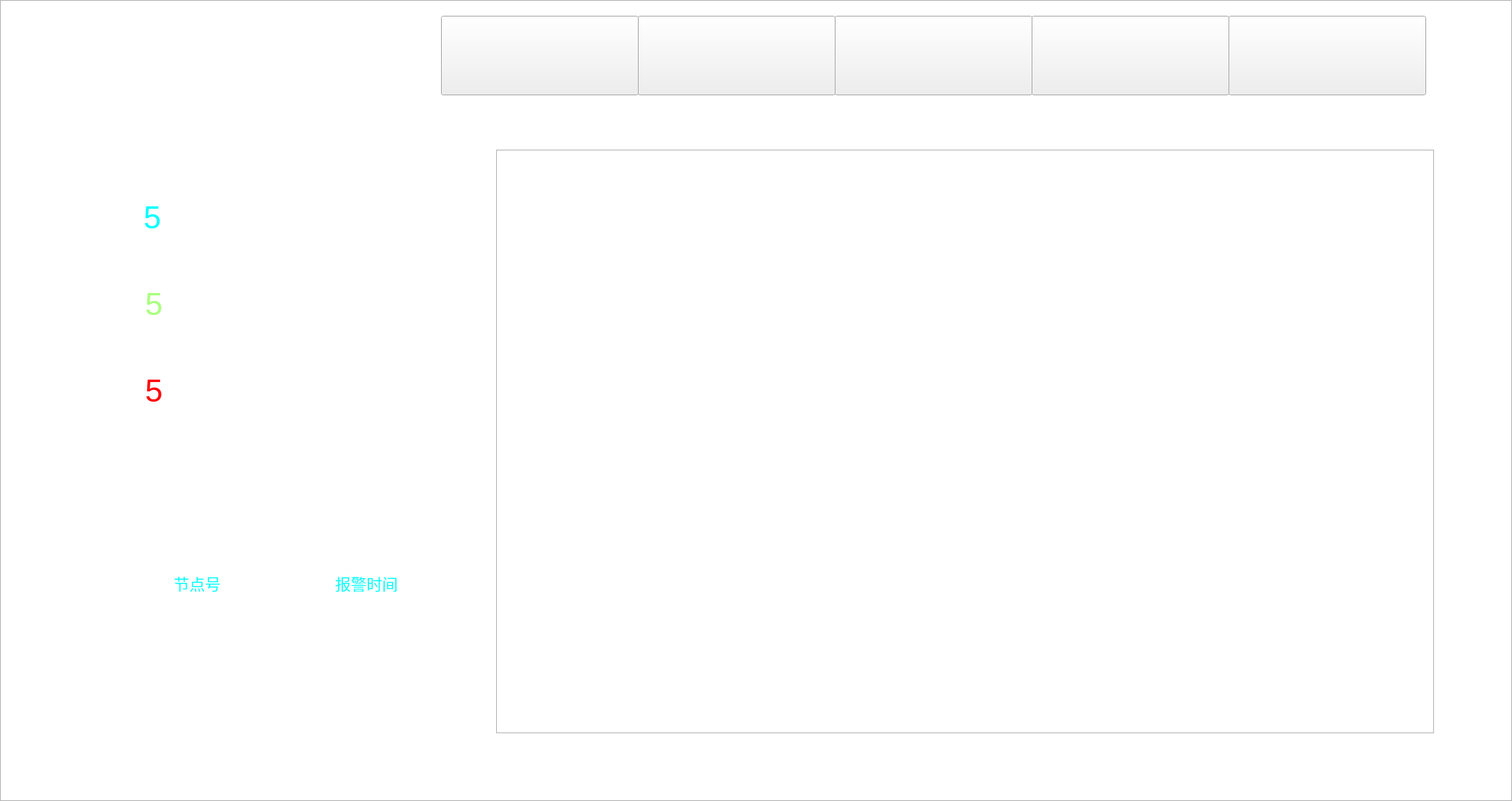
<?xml version="1.0" encoding="UTF-8"?>
<ui version="4.0">
 <class>sys_status</class>
 <widget class="QMainWindow" name="sys_status">
  <property name="geometry">
   <rect>
    <x>0</x>
    <y>0</y>
    <width>1920</width>
    <height>1017</height>
   </rect>
  </property>
  <property name="windowTitle">
   <string>MainWindow</string>
  </property>
  <widget class="QWidget" name="centralwidget">
   <widget class="QListView" name="listView">
    <property name="geometry">
     <rect>
      <x>0</x>
      <y>0</y>
      <width>1920</width>
      <height>1017</height>
     </rect>
    </property>
    <property name="styleSheet">
     <string notr="true">background-image: url(:/images/Oscilloscope/background.png);</string>
    </property>
   </widget>
   <widget class="QToolButton" name="toolButton_mainWindow">
    <property name="geometry">
     <rect>
      <x>560</x>
      <y>20</y>
      <width>251</width>
      <height>101</height>
     </rect>
    </property>
    <property name="text">
     <string/>
    </property>
   </widget>
   <widget class="QToolButton" name="toolButton_Oscilloscope">
    <property name="geometry">
     <rect>
      <x>810</x>
      <y>20</y>
      <width>251</width>
      <height>101</height>
     </rect>
    </property>
    <property name="text">
     <string/>
    </property>
   </widget>
   <widget class="QToolButton" name="toolButton_CAN">
    <property name="geometry">
     <rect>
      <x>1060</x>
      <y>20</y>
      <width>251</width>
      <height>101</height>
     </rect>
    </property>
    <property name="text">
     <string/>
    </property>
   </widget>
   <widget class="QToolButton" name="toolButton_Record">
    <property name="geometry">
     <rect>
      <x>1310</x>
      <y>20</y>
      <width>251</width>
      <height>101</height>
     </rect>
    </property>
    <property name="text">
     <string/>
    </property>
   </widget>
   <widget class="QToolButton" name="toolButton_deviceStatus">
    <property name="geometry">
     <rect>
      <x>1560</x>
      <y>20</y>
      <width>251</width>
      <height>101</height>
     </rect>
    </property>
    <property name="text">
     <string/>
    </property>
   </widget>
   <widget class="QLabel" name="label">
    <property name="geometry">
     <rect>
      <x>1560</x>
      <y>100</y>
      <width>251</width>
      <height>51</height>
     </rect>
    </property>
    <property name="styleSheet">
     <string notr="true">image: url(:/images/Oscilloscope/button_bottom.png);</string>
    </property>
    <property name="text">
     <string/>
    </property>
   </widget>
   <widget class="QLabel" name="label_2">
    <property name="geometry">
     <rect>
      <x>60</x>
      <y>0</y>
      <width>441</width>
      <height>165</height>
     </rect>
    </property>
    <property name="styleSheet">
     <string notr="true">image: url(:/images/mainwindow_ui/1.png);</string>
    </property>
    <property name="text">
     <string/>
    </property>
   </widget>
   <widget class="QTableView" name="tableView">
    <property name="geometry">
     <rect>
      <x>630</x>
      <y>190</y>
      <width>1191</width>
      <height>741</height>
     </rect>
    </property>
   </widget>
   <widget class="QLabel" name="label_3">
    <property name="geometry">
     <rect>
      <x>630</x>
      <y>140</y>
      <width>211</width>
      <height>51</height>
     </rect>
    </property>
    <property name="styleSheet">
     <string notr="true">image: url(:/images/mainwindow_ui/27.png);</string>
    </property>
    <property name="text">
     <string/>
    </property>
   </widget>
   <widget class="QLabel" name="label_4">
    <property name="geometry">
     <rect>
      <x>630</x>
      <y>140</y>
      <width>211</width>
      <height>51</height>
     </rect>
    </property>
    <property name="styleSheet">
     <string notr="true">image: url(:/images/mainwindow_ui/28.png);</string>
    </property>
    <property name="text">
     <string/>
    </property>
   </widget>
   <widget class="QLabel" name="label_5">
    <property name="geometry">
     <rect>
      <x>610</x>
      <y>130</y>
      <width>251</width>
      <height>71</height>
     </rect>
    </property>
    <property name="styleSheet">
     <string notr="true">image: url(:/images/mainwindow_ui/29.png);</string>
    </property>
    <property name="text">
     <string/>
    </property>
   </widget>
   <widget class="QLabel" name="label_6">
    <property name="geometry">
     <rect>
      <x>630</x>
      <y>180</y>
      <width>1191</width>
      <height>761</height>
     </rect>
    </property>
    <property name="styleSheet">
     <string notr="true">image: url(:/images/mainwindow_ui/33.png);</string>
    </property>
    <property name="text">
     <string/>
    </property>
   </widget>
   <widget class="QLabel" name="label_7">
    <property name="geometry">
     <rect>
      <x>50</x>
      <y>140</y>
      <width>601</width>
      <height>441</height>
     </rect>
    </property>
    <property name="styleSheet">
     <string notr="true">image: url(:/images/mainwindow_ui/30.png);</string>
    </property>
    <property name="text">
     <string/>
    </property>
   </widget>
   <widget class="QLabel" name="label_8">
    <property name="geometry">
     <rect>
      <x>260</x>
      <y>250</y>
      <width>361</width>
      <height>341</height>
     </rect>
    </property>
    <property name="styleSheet">
     <string notr="true">image: url(:/images/mainwindow_ui/34.png);</string>
    </property>
    <property name="text">
     <string/>
    </property>
   </widget>
   <widget class="QLabel" name="label_9">
    <property name="geometry">
     <rect>
      <x>110</x>
      <y>210</y>
      <width>171</width>
      <height>91</height>
     </rect>
    </property>
    <property name="styleSheet">
     <string notr="true">image: url(:/images/mainwindow_ui/31.png);</string>
    </property>
    <property name="text">
     <string/>
    </property>
   </widget>
   <widget class="QLabel" name="label_10">
    <property name="geometry">
     <rect>
      <x>120</x>
      <y>320</y>
      <width>151</width>
      <height>91</height>
     </rect>
    </property>
    <property name="styleSheet">
     <string notr="true">image: url(:/images/mainwindow_ui/31.png);</string>
    </property>
    <property name="text">
     <string/>
    </property>
   </widget>
   <widget class="QLabel" name="label_11">
    <property name="geometry">
     <rect>
      <x>100</x>
      <y>430</y>
      <width>191</width>
      <height>91</height>
     </rect>
    </property>
    <property name="styleSheet">
     <string notr="true">image: url(:/images/mainwindow_ui/31.png);</string>
    </property>
    <property name="text">
     <string/>
    </property>
   </widget>
   <widget class="QLabel" name="label_12">
    <property name="geometry">
     <rect>
      <x>90</x>
      <y>200</y>
      <width>211</width>
      <height>61</height>
     </rect>
    </property>
    <property name="font">
     <font>
      <pointsize>12</pointsize>
     </font>
    </property>
    <property name="styleSheet">
     <string notr="true">color: rgb(255, 255, 255);</string>
    </property>
    <property name="text">
     <string>系统设备总数</string>
    </property>
    <property name="alignment">
     <set>Qt::AlignCenter</set>
    </property>
   </widget>
   <widget class="QLabel" name="label_13">
    <property name="geometry">
     <rect>
      <x>123</x>
      <y>250</y>
      <width>141</width>
      <height>51</height>
     </rect>
    </property>
    <property name="font">
     <font>
      <pointsize>30</pointsize>
     </font>
    </property>
    <property name="styleSheet">
     <string notr="true">color: rgb(0, 255, 255);</string>
    </property>
    <property name="text">
     <string>5</string>
    </property>
    <property name="alignment">
     <set>Qt::AlignCenter</set>
    </property>
   </widget>
   <widget class="QLabel" name="label_14">
    <property name="geometry">
     <rect>
      <x>100</x>
      <y>310</y>
      <width>191</width>
      <height>61</height>
     </rect>
    </property>
    <property name="font">
     <font>
      <pointsize>12</pointsize>
     </font>
    </property>
    <property name="styleSheet">
     <string notr="true">color: rgb(255, 255, 255);</string>
    </property>
    <property name="text">
     <string>设备正常数</string>
    </property>
    <property name="alignment">
     <set>Qt::AlignCenter</set>
    </property>
   </widget>
   <widget class="QLabel" name="label_15">
    <property name="geometry">
     <rect>
      <x>130</x>
      <y>360</y>
      <width>131</width>
      <height>51</height>
     </rect>
    </property>
    <property name="font">
     <font>
      <pointsize>30</pointsize>
     </font>
    </property>
    <property name="styleSheet">
     <string notr="true">color: rgb(170, 255, 127);</string>
    </property>
    <property name="text">
     <string>5</string>
    </property>
    <property name="alignment">
     <set>Qt::AlignCenter</set>
    </property>
   </widget>
   <widget class="QLabel" name="label_16">
    <property name="geometry">
     <rect>
      <x>100</x>
      <y>420</y>
      <width>191</width>
      <height>51</height>
     </rect>
    </property>
    <property name="font">
     <font>
      <pointsize>12</pointsize>
     </font>
    </property>
    <property name="styleSheet">
     <string notr="true">color: rgb(255, 255, 255);</string>
    </property>
    <property name="text">
     <string>设备故障数</string>
    </property>
    <property name="alignment">
     <set>Qt::AlignCenter</set>
    </property>
   </widget>
   <widget class="QLabel" name="label_17">
    <property name="geometry">
     <rect>
      <x>120</x>
      <y>470</y>
      <width>151</width>
      <height>51</height>
     </rect>
    </property>
    <property name="font">
     <font>
      <pointsize>30</pointsize>
     </font>
    </property>
    <property name="styleSheet">
     <string notr="true">color: rgb(255, 0, 0);</string>
    </property>
    <property name="text">
     <string>5</string>
    </property>
    <property name="alignment">
     <set>Qt::AlignCenter</set>
    </property>
   </widget>
   <widget class="QLabel" name="label_18">
    <property name="geometry">
     <rect>
      <x>370</x>
      <y>210</y>
      <width>31</width>
      <height>21</height>
     </rect>
    </property>
    <property name="styleSheet">
     <string notr="true">image: url(:/images/mainwindow_ui/35.png);</string>
    </property>
    <property name="text">
     <string/>
    </property>
   </widget>
   <widget class="QLabel" name="label_19">
    <property name="geometry">
     <rect>
      <x>370</x>
      <y>240</y>
      <width>31</width>
      <height>21</height>
     </rect>
    </property>
    <property name="styleSheet">
     <string notr="true">image: url(:/images/mainwindow_ui/36.png);</string>
    </property>
    <property name="text">
     <string/>
    </property>
   </widget>
   <widget class="QLabel" name="label_20">
    <property name="geometry">
     <rect>
      <x>370</x>
      <y>270</y>
      <width>31</width>
      <height>21</height>
     </rect>
    </property>
    <property name="styleSheet">
     <string notr="true">image: url(:/images/mainwindow_ui/37.png);</string>
    </property>
    <property name="text">
     <string/>
    </property>
   </widget>
   <widget class="QLabel" name="label_21">
    <property name="geometry">
     <rect>
      <x>410</x>
      <y>210</y>
      <width>54</width>
      <height>21</height>
     </rect>
    </property>
    <property name="styleSheet">
     <string notr="true">color: rgb(255, 255, 255);</string>
    </property>
    <property name="text">
     <string>正常</string>
    </property>
   </widget>
   <widget class="QLabel" name="label_22">
    <property name="geometry">
     <rect>
      <x>410</x>
      <y>240</y>
      <width>54</width>
      <height>21</height>
     </rect>
    </property>
    <property name="styleSheet">
     <string notr="true">color: rgb(255, 255, 255);</string>
    </property>
    <property name="text">
     <string>异常</string>
    </property>
   </widget>
   <widget class="QLabel" name="label_23">
    <property name="geometry">
     <rect>
      <x>410</x>
      <y>270</y>
      <width>54</width>
      <height>21</height>
     </rect>
    </property>
    <property name="styleSheet">
     <string notr="true">color: rgb(255, 255, 255);</string>
    </property>
    <property name="text">
     <string>待机</string>
    </property>
   </widget>
   <widget class="QLabel" name="label_24">
    <property name="geometry">
     <rect>
      <x>320</x>
      <y>150</y>
      <width>191</width>
      <height>31</height>
     </rect>
    </property>
    <property name="styleSheet">
     <string notr="true">image: url(:/images/mainwindow_ui/39.png);</string>
    </property>
    <property name="text">
     <string/>
    </property>
   </widget>
   <widget class="QLabel" name="label_25">
    <property name="geometry">
     <rect>
      <x>180</x>
      <y>140</y>
      <width>231</width>
      <height>51</height>
     </rect>
    </property>
    <property name="font">
     <font>
      <pointsize>15</pointsize>
     </font>
    </property>
    <property name="styleSheet">
     <string notr="true">color: rgb(255, 255, 255);</string>
    </property>
    <property name="text">
     <string>设备状况统计</string>
    </property>
   </widget>
   <widget class="QLabel" name="label_26">
    <property name="geometry">
     <rect>
      <x>110</x>
      <y>140</y>
      <width>81</width>
      <height>51</height>
     </rect>
    </property>
    <property name="styleSheet">
     <string notr="true">image: url(:/images/mainwindow_ui/38.png);</string>
    </property>
    <property name="text">
     <string/>
    </property>
   </widget>
   <widget class="QLabel" name="label_27">
    <property name="geometry">
     <rect>
      <x>100</x>
      <y>590</y>
      <width>501</width>
      <height>371</height>
     </rect>
    </property>
    <property name="styleSheet">
     <string notr="true">image: url(:/images/mainwindow_ui/40.png);</string>
    </property>
    <property name="text">
     <string/>
    </property>
   </widget>
   <widget class="QLabel" name="label_28">
    <property name="geometry">
     <rect>
      <x>110</x>
      <y>640</y>
      <width>91</width>
      <height>51</height>
     </rect>
    </property>
    <property name="styleSheet">
     <string notr="true">image: url(:/images/mainwindow_ui/43.svg);</string>
    </property>
    <property name="text">
     <string/>
    </property>
   </widget>
   <widget class="QLabel" name="label_29">
    <property name="geometry">
     <rect>
      <x>190</x>
      <y>640</y>
      <width>211</width>
      <height>61</height>
     </rect>
    </property>
    <property name="font">
     <font>
      <pointsize>15</pointsize>
     </font>
    </property>
    <property name="styleSheet">
     <string notr="true">color: rgb(255, 255, 255);</string>
    </property>
    <property name="text">
     <string>异常报警记录</string>
    </property>
   </widget>
   <widget class="QLabel" name="label_30">
    <property name="geometry">
     <rect>
      <x>350</x>
      <y>655</y>
      <width>151</width>
      <height>31</height>
     </rect>
    </property>
    <property name="styleSheet">
     <string notr="true">image: url(:/images/mainwindow_ui/39.png);</string>
    </property>
    <property name="text">
     <string/>
    </property>
   </widget>
   <widget class="QLabel" name="label_31">
    <property name="geometry">
     <rect>
      <x>140</x>
      <y>715</y>
      <width>431</width>
      <height>51</height>
     </rect>
    </property>
    <property name="styleSheet">
     <string notr="true">image: url(:/images/mainwindow_ui/41.png);</string>
    </property>
    <property name="text">
     <string/>
    </property>
   </widget>
   <widget class="QLabel" name="label_32">
    <property name="geometry">
     <rect>
      <x>140</x>
      <y>760</y>
      <width>431</width>
      <height>41</height>
     </rect>
    </property>
    <property name="styleSheet">
     <string notr="true">image: url(:/images/mainwindow_ui/42.png);</string>
    </property>
    <property name="text">
     <string/>
    </property>
   </widget>
   <widget class="QLabel" name="label_33">
    <property name="geometry">
     <rect>
      <x>140</x>
      <y>800</y>
      <width>431</width>
      <height>41</height>
     </rect>
    </property>
    <property name="styleSheet">
     <string notr="true">image: url(:/images/mainwindow_ui/41.png);</string>
    </property>
    <property name="text">
     <string/>
    </property>
   </widget>
   <widget class="QLabel" name="label_34">
    <property name="geometry">
     <rect>
      <x>140</x>
      <y>840</y>
      <width>431</width>
      <height>41</height>
     </rect>
    </property>
    <property name="styleSheet">
     <string notr="true">image: url(:/images/mainwindow_ui/42.png);</string>
    </property>
    <property name="text">
     <string/>
    </property>
   </widget>
   <widget class="QLabel" name="label_35">
    <property name="geometry">
     <rect>
      <x>140</x>
      <y>880</y>
      <width>431</width>
      <height>41</height>
     </rect>
    </property>
    <property name="styleSheet">
     <string notr="true">image: url(:/images/mainwindow_ui/41.png);</string>
    </property>
    <property name="text">
     <string/>
    </property>
   </widget>
   <widget class="QLabel" name="label_37">
    <property name="geometry">
     <rect>
      <x>140</x>
      <y>720</y>
      <width>221</width>
      <height>41</height>
     </rect>
    </property>
    <property name="font">
     <font>
      <pointsize>15</pointsize>
     </font>
    </property>
    <property name="styleSheet">
     <string notr="true">color: rgb(0, 255, 255);</string>
    </property>
    <property name="text">
     <string>节点号</string>
    </property>
    <property name="alignment">
     <set>Qt::AlignCenter</set>
    </property>
   </widget>
   <widget class="QLabel" name="label_38">
    <property name="geometry">
     <rect>
      <x>360</x>
      <y>720</y>
      <width>211</width>
      <height>41</height>
     </rect>
    </property>
    <property name="font">
     <font>
      <pointsize>15</pointsize>
     </font>
    </property>
    <property name="styleSheet">
     <string notr="true">color: rgb(0, 255, 255);</string>
    </property>
    <property name="text">
     <string>报警时间</string>
    </property>
    <property name="alignment">
     <set>Qt::AlignCenter</set>
    </property>
   </widget>
   <widget class="QLabel" name="label_39">
    <property name="geometry">
     <rect>
      <x>140</x>
      <y>760</y>
      <width>221</width>
      <height>41</height>
     </rect>
    </property>
    <property name="font">
     <font>
      <pointsize>15</pointsize>
     </font>
    </property>
    <property name="styleSheet">
     <string notr="true">color: rgb(255, 255, 255);</string>
    </property>
    <property name="text">
     <string>B-01</string>
    </property>
    <property name="alignment">
     <set>Qt::AlignCenter</set>
    </property>
   </widget>
   <widget class="QLabel" name="label_40">
    <property name="geometry">
     <rect>
      <x>140</x>
      <y>800</y>
      <width>221</width>
      <height>41</height>
     </rect>
    </property>
    <property name="font">
     <font>
      <pointsize>15</pointsize>
     </font>
    </property>
    <property name="styleSheet">
     <string notr="true">color: rgb(255, 255, 255);</string>
    </property>
    <property name="text">
     <string>B-02</string>
    </property>
    <property name="alignment">
     <set>Qt::AlignCenter</set>
    </property>
   </widget>
   <widget class="QLabel" name="label_41">
    <property name="geometry">
     <rect>
      <x>140</x>
      <y>840</y>
      <width>221</width>
      <height>41</height>
     </rect>
    </property>
    <property name="font">
     <font>
      <pointsize>15</pointsize>
     </font>
    </property>
    <property name="styleSheet">
     <string notr="true">color: rgb(255, 255, 255);</string>
    </property>
    <property name="text">
     <string>C-01</string>
    </property>
    <property name="alignment">
     <set>Qt::AlignCenter</set>
    </property>
   </widget>
   <widget class="QLabel" name="label_42">
    <property name="geometry">
     <rect>
      <x>140</x>
      <y>880</y>
      <width>221</width>
      <height>41</height>
     </rect>
    </property>
    <property name="font">
     <font>
      <pointsize>15</pointsize>
     </font>
    </property>
    <property name="styleSheet">
     <string notr="true">color: rgb(255, 255, 255);</string>
    </property>
    <property name="text">
     <string>A-01</string>
    </property>
    <property name="alignment">
     <set>Qt::AlignCenter</set>
    </property>
   </widget>
   <widget class="QLabel" name="label_36">
    <property name="geometry">
     <rect>
      <x>370</x>
      <y>760</y>
      <width>201</width>
      <height>41</height>
     </rect>
    </property>
    <property name="font">
     <font>
      <pointsize>15</pointsize>
     </font>
    </property>
    <property name="styleSheet">
     <string notr="true">color: rgb(255, 255, 255);</string>
    </property>
    <property name="text">
     <string>7.15 13:36:21</string>
    </property>
    <property name="alignment">
     <set>Qt::AlignCenter</set>
    </property>
   </widget>
   <widget class="QLabel" name="label_43">
    <property name="geometry">
     <rect>
      <x>370</x>
      <y>800</y>
      <width>201</width>
      <height>41</height>
     </rect>
    </property>
    <property name="font">
     <font>
      <pointsize>15</pointsize>
     </font>
    </property>
    <property name="styleSheet">
     <string notr="true">color: rgb(255, 255, 255);</string>
    </property>
    <property name="text">
     <string>7.1 13:39:21</string>
    </property>
    <property name="alignment">
     <set>Qt::AlignCenter</set>
    </property>
   </widget>
   <widget class="QLabel" name="label_44">
    <property name="geometry">
     <rect>
      <x>370</x>
      <y>840</y>
      <width>201</width>
      <height>41</height>
     </rect>
    </property>
    <property name="font">
     <font>
      <pointsize>15</pointsize>
     </font>
    </property>
    <property name="styleSheet">
     <string notr="true">color: rgb(255, 255, 255);</string>
    </property>
    <property name="text">
     <string>7.1 11:36:21</string>
    </property>
    <property name="alignment">
     <set>Qt::AlignCenter</set>
    </property>
   </widget>
   <widget class="QLabel" name="label_45">
    <property name="geometry">
     <rect>
      <x>370</x>
      <y>880</y>
      <width>201</width>
      <height>41</height>
     </rect>
    </property>
    <property name="font">
     <font>
      <pointsize>15</pointsize>
     </font>
    </property>
    <property name="styleSheet">
     <string notr="true">color: rgb(255, 255, 255);</string>
    </property>
    <property name="text">
     <string>6.8 10:36:21</string>
    </property>
    <property name="alignment">
     <set>Qt::AlignCenter</set>
    </property>
   </widget>
  </widget>
 </widget>
 <resources/>
 <connections/>
</ui>
